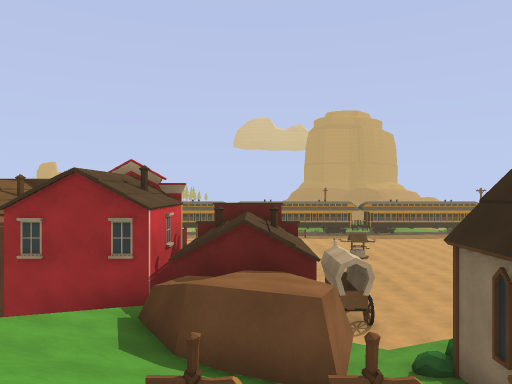
View 1 (above)

24 first-person views from a walk through a scene from a Unity 3-D project. The camera is 1.3 m above the floor, looks level and sees 70° across. The floor is counted in squares, 2 m on a side. Each view is taken from the middle of a square. On the plan, view 1 faces up. The plan holds only what a view shows up to about 11 squares ahead; the rest is blank. The place goes on beyond the plan. The player character is not drawn.

View 2
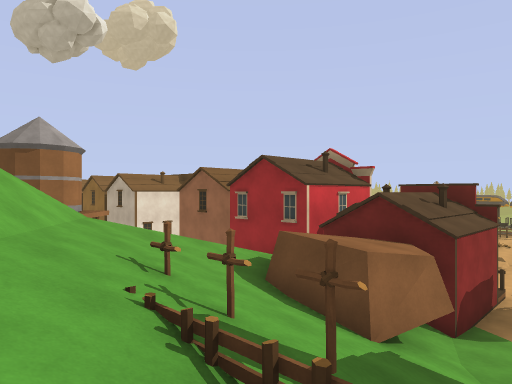

View 3
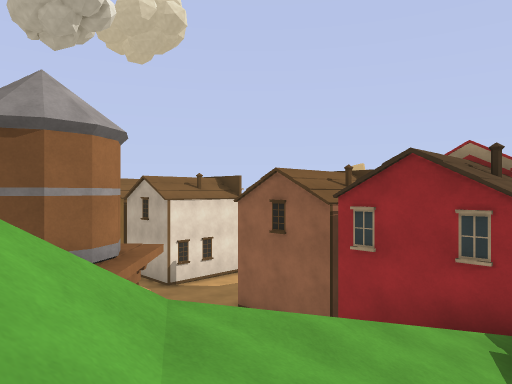

View 4
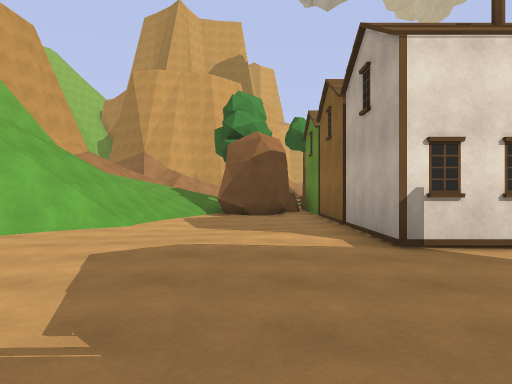

View 5
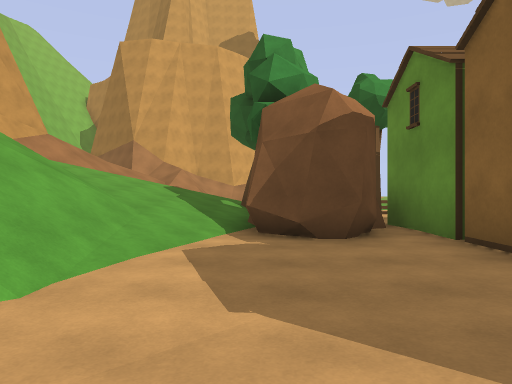

View 6
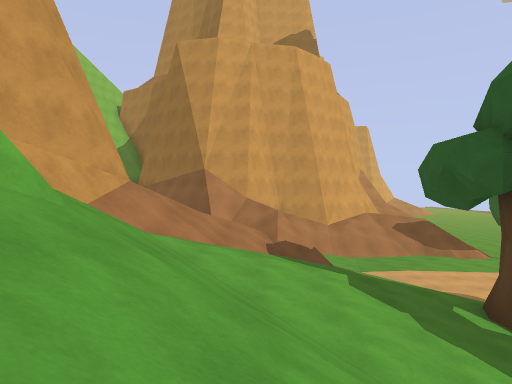

View 7
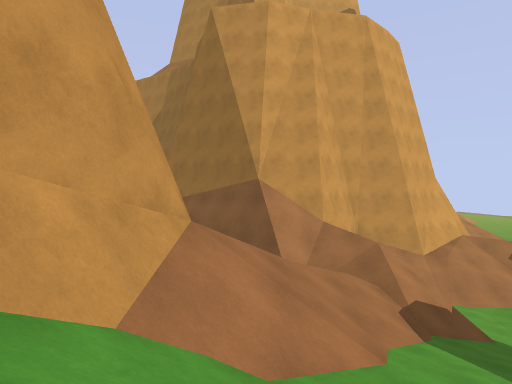

View 8
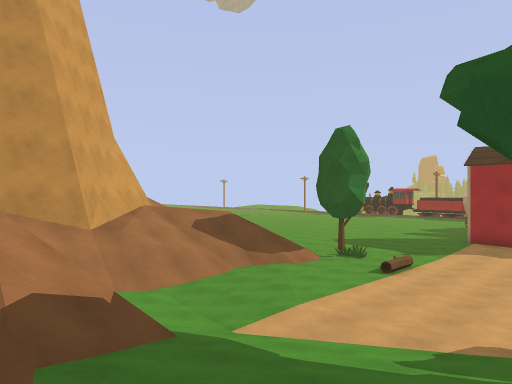

View 9
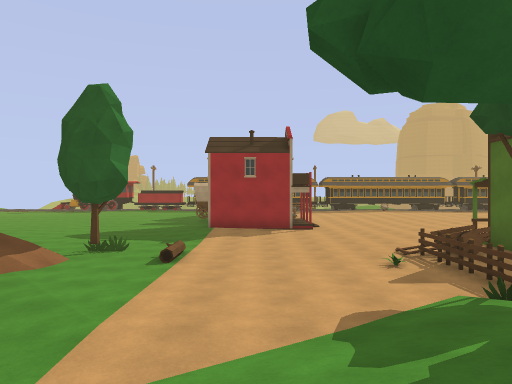

View 10
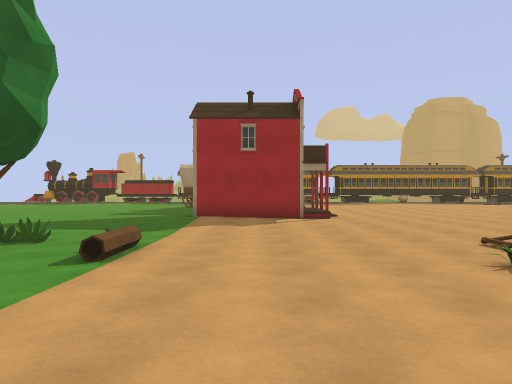

View 11
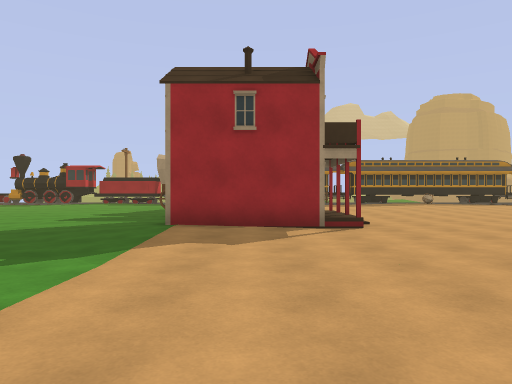

View 12
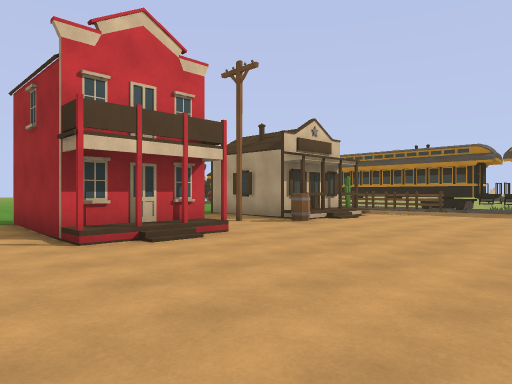

View 13
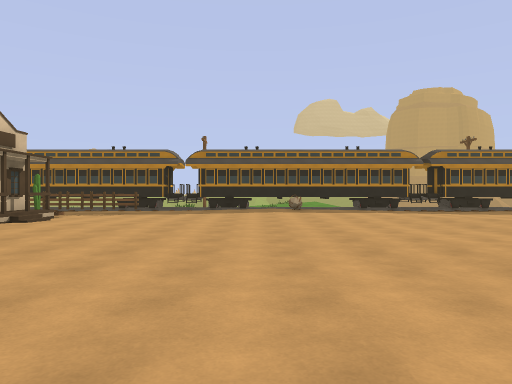

View 14
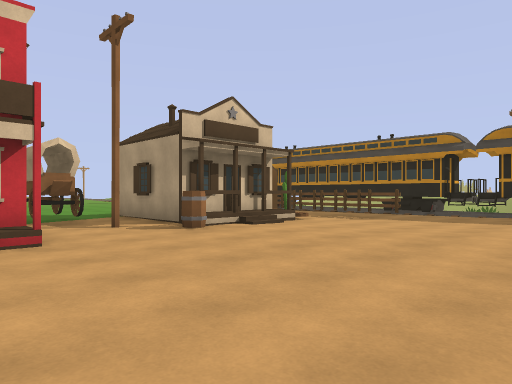

View 15
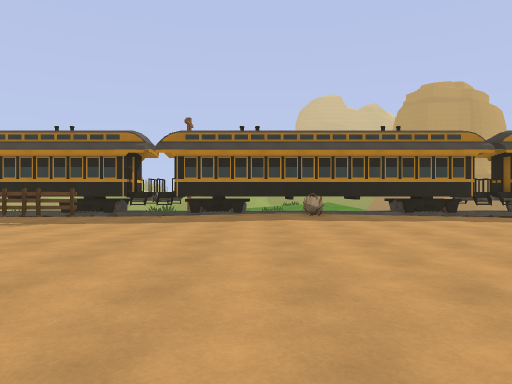

View 16
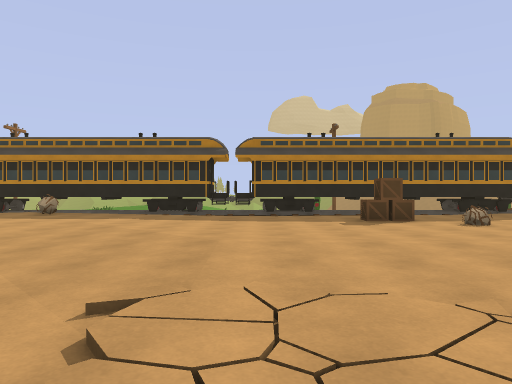

View 17
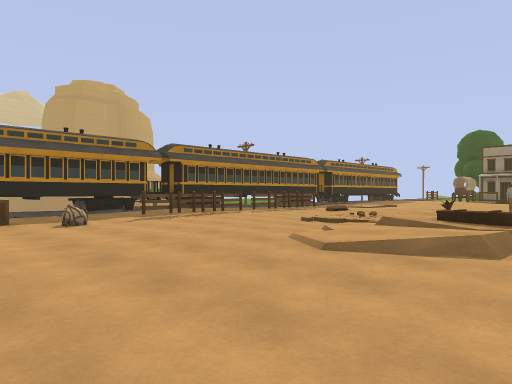

View 18
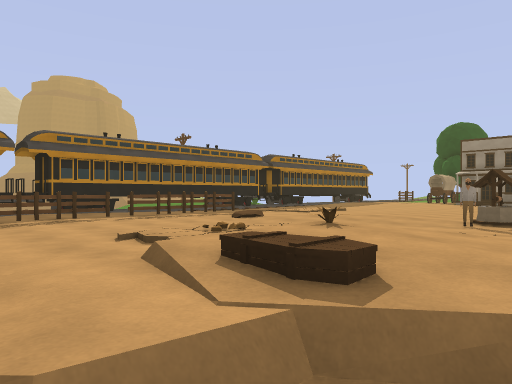

View 19
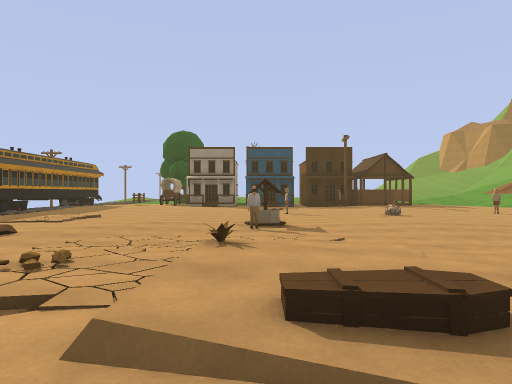

View 20
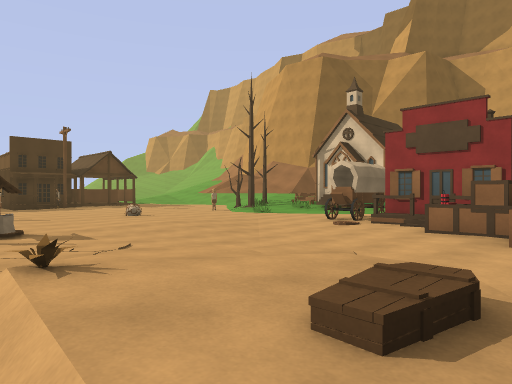

View 21
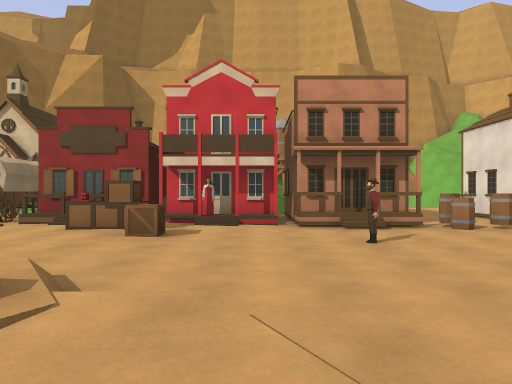

View 22
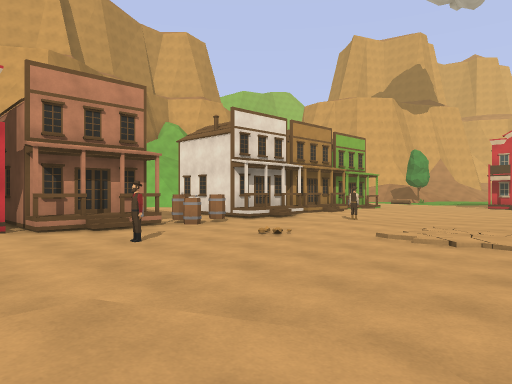

View 23
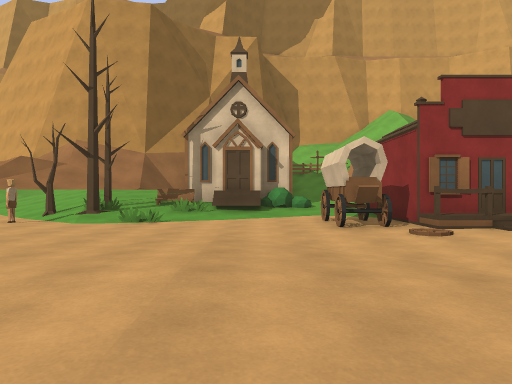

View 24
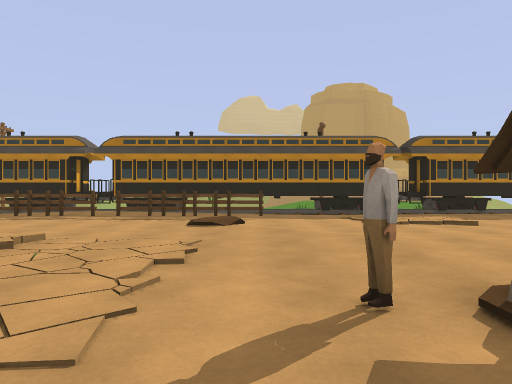

### Floor plan
Key: @ floor where view 1 was taken; # wall or solid block; . main floor; : floor 0.25 m higher than the main floor; + floor 0.5 m higher than the main floor; / step, stairs or slope; = window, fence, low wall or low ledge; ^ raised ledge; W wagon; H house; F fence; T tree; B barrel; C crate; E well; N bench; O other object.
Columns run from 30 left of view 1 to 9 right of it. Each row starts with its distance up from view 1.
 27          ###     ####     ####
 26       #^^^^#^^^^^^^^##^^^^^^=#^^^^###^#^
 25        ....:::O:::........:::::::.......
 24       OFFF.::::::::....C..::::::::..//..
 23        .....:::::::........FFFFFFF..//..
 22       OO/..:::::::::....O.:::::::::.//.
 21        #/:::::::::::::::::::::::::::::
 20        #/::::::...::::::::::///:.:::::
 19  ...####B::::::....:::::::::://::.::::
 18 ....WW::::::.......::::::://///::.::::
 17 ....WW.............///....://+O::.EE.
 16 .....  H/...........//.....//+:.:......
 15 .....  #/............/....../.:........
 14 ....:###/....:.....::.......:.....::...
 13 ....:::.....::: .. :::.. ..:::....:::.
 12 :....:......::   ...:......:C::....:..
 11 ::.........:      ...BB...::CC::.......
 10 :::........:H HHHHHH..B###/#####W......
  9  :OT......O:#       ...  #H#####W:......
  8   /:....OF..#       ...  # #####W:..O//#
  7 ///::....FT ########...#########:://OOTT
  6 ///::::::F= ^O::::::::::    /OOO/OO#N//=
  5 ///:::::/O   OO...:::::::   /OOO/####
  4 ///.::://#T^ O:....:::::   ///OO/#
  3 #///://////////....::::  O //////
  2 #/  //////////////...    OO////OO
  1 #/ ////////////////.     O /////FF
  0  ##///////////////            @/ /
 -1  ^// ////////////
 -2  ##/  //////#==
 -3 ^#/    ###/
 -4 #        ##

Positions as (right, up) in squares from view 1, and headings:
1: (0, 0), facing up
2: (3, 0), facing up-left
3: (-1, 1), facing up-left
4: (-6, 5), facing left
5: (-11, 4), facing left
6: (-15, 0), facing left
7: (-19, -2), facing left
8: (-22, 0), facing up-left
9: (-24, 1), facing up
10: (-24, 4), facing up
11: (-24, 7), facing up
12: (-17, 12), facing up-left
13: (-17, 12), facing up
14: (-17, 15), facing up-left
15: (-17, 16), facing up
16: (-10, 15), facing up
17: (-8, 15), facing up-right
18: (-4, 15), facing up-right
19: (-4, 17), facing right
20: (-3, 18), facing down-right
21: (-4, 18), facing down
22: (-3, 18), facing down-left
23: (4, 16), facing down
24: (3, 15), facing up
